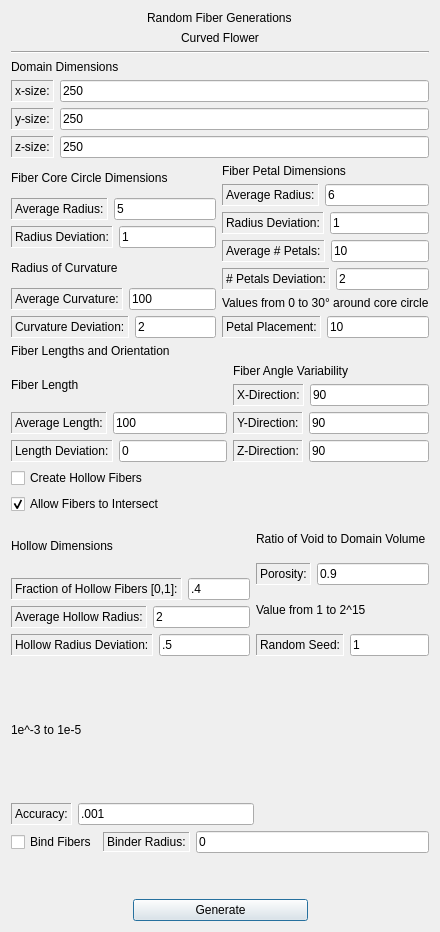
<?xml version="1.0" encoding="UTF-8"?>
<ui version="4.0">
 <class>RandomFibersGenCurvedFlower</class>
 <widget class="QDialog" name="RandomFibersGenCurvedFlower">
  <property name="geometry">
   <rect>
    <x>0</x>
    <y>0</y>
    <width>440</width>
    <height>932</height>
   </rect>
  </property>
  <property name="windowTitle">
   <string>Generate</string>
  </property>
  <layout class="QVBoxLayout" name="verticalLayout_11">
   <item>
    <layout class="QVBoxLayout" name="verticalLayout_16">
     <item>
      <layout class="QVBoxLayout" name="verticalLayout_15">
       <item>
        <layout class="QVBoxLayout" name="verticalLayout_14">
         <item>
          <layout class="QVBoxLayout" name="verticalLayout_13">
           <item>
            <layout class="QVBoxLayout" name="verticalLayout_12">
             <item alignment="Qt::AlignHCenter">
              <widget class="QLabel" name="randFiberGenerationsLabel">
               <property name="styleSheet">
                <string notr="true">font: 75 16pt &quot;Serif&quot;;</string>
               </property>
               <property name="text">
                <string>Random Fiber Generations</string>
               </property>
              </widget>
             </item>
             <item alignment="Qt::AlignHCenter">
              <widget class="QLabel" name="straightCirclesLabel">
               <property name="styleSheet">
                <string notr="true">font: 12pt &quot;Serif&quot;;</string>
               </property>
               <property name="text">
                <string>Curved Flower</string>
               </property>
              </widget>
             </item>
            </layout>
           </item>
           <item>
            <widget class="Line" name="line">
             <property name="orientation">
              <enum>Qt::Horizontal</enum>
             </property>
            </widget>
           </item>
           <item>
            <layout class="QVBoxLayout" name="verticalLayout">
             <item>
              <widget class="QLabel" name="label_3">
               <property name="styleSheet">
                <string notr="true">font: 11pt &quot;Serif&quot;;</string>
               </property>
               <property name="text">
                <string>Domain Dimensions</string>
               </property>
              </widget>
             </item>
             <item>
              <layout class="QHBoxLayout" name="horizontalLayout">
               <item>
                <widget class="QLabel" name="xSizeLabel">
                 <property name="styleSheet">
                  <string notr="true">font: 10pt &quot;Serif&quot;;</string>
                 </property>
                 <property name="frameShape">
                  <enum>QFrame::Panel</enum>
                 </property>
                 <property name="frameShadow">
                  <enum>QFrame::Sunken</enum>
                 </property>
                 <property name="text">
                  <string>x-size:</string>
                 </property>
                </widget>
               </item>
               <item>
                <widget class="QLineEdit" name="xSizeEdit">
                 <property name="maximumSize">
                  <size>
                   <width>100000</width>
                   <height>16777215</height>
                  </size>
                 </property>
                 <property name="styleSheet">
                  <string notr="true">font: 10pt &quot;Serif&quot;;</string>
                 </property>
                 <property name="text">
                  <string>250</string>
                 </property>
                </widget>
               </item>
              </layout>
             </item>
             <item>
              <layout class="QHBoxLayout" name="horizontalLayout_2">
               <item>
                <widget class="QLabel" name="ySizeLabel">
                 <property name="styleSheet">
                  <string notr="true">font: 10pt &quot;Serif&quot;;</string>
                 </property>
                 <property name="frameShape">
                  <enum>QFrame::Panel</enum>
                 </property>
                 <property name="frameShadow">
                  <enum>QFrame::Sunken</enum>
                 </property>
                 <property name="text">
                  <string>y-size:</string>
                 </property>
                </widget>
               </item>
               <item>
                <widget class="QLineEdit" name="ySizeEdit">
                 <property name="styleSheet">
                  <string notr="true">font: 10pt &quot;Serif&quot;;</string>
                 </property>
                 <property name="text">
                  <string>250</string>
                 </property>
                </widget>
               </item>
              </layout>
             </item>
             <item>
              <layout class="QHBoxLayout" name="horizontalLayout_3">
               <item>
                <widget class="QLabel" name="zSizeLabel">
                 <property name="styleSheet">
                  <string notr="true">font: 10pt &quot;Serif&quot;;</string>
                 </property>
                 <property name="frameShape">
                  <enum>QFrame::Panel</enum>
                 </property>
                 <property name="frameShadow">
                  <enum>QFrame::Sunken</enum>
                 </property>
                 <property name="text">
                  <string>z-size:</string>
                 </property>
                </widget>
               </item>
               <item>
                <widget class="QLineEdit" name="zSizeEdit">
                 <property name="styleSheet">
                  <string notr="true">font: 10pt &quot;Serif&quot;;</string>
                 </property>
                 <property name="text">
                  <string>250</string>
                 </property>
                </widget>
               </item>
              </layout>
             </item>
            </layout>
           </item>
          </layout>
         </item>
         <item>
          <layout class="QHBoxLayout" name="horizontalLayout_23">
           <item>
            <layout class="QVBoxLayout" name="verticalLayout_7">
             <item>
              <layout class="QVBoxLayout" name="verticalLayout_2">
               <item>
                <widget class="QLabel" name="coreCircleDimensionsLabel">
                 <property name="styleSheet">
                  <string notr="true">font: 11pt &quot;Serif&quot;;</string>
                 </property>
                 <property name="text">
                  <string>Fiber Core Circle Dimensions</string>
                 </property>
                </widget>
               </item>
               <item>
                <layout class="QHBoxLayout" name="horizontalLayout_5">
                 <item>
                  <widget class="QLabel" name="avgRadiusLabel">
                   <property name="styleSheet">
                    <string notr="true">font: 10pt &quot;Serif&quot;;</string>
                   </property>
                   <property name="frameShape">
                    <enum>QFrame::Panel</enum>
                   </property>
                   <property name="frameShadow">
                    <enum>QFrame::Sunken</enum>
                   </property>
                   <property name="text">
                    <string>Average Radius:</string>
                   </property>
                  </widget>
                 </item>
                 <item>
                  <widget class="QLineEdit" name="avgRadiusEdit">
                   <property name="styleSheet">
                    <string notr="true">font: 10pt &quot;Serif&quot;;</string>
                   </property>
                   <property name="text">
                    <string>5</string>
                   </property>
                  </widget>
                 </item>
                </layout>
               </item>
               <item>
                <layout class="QHBoxLayout" name="horizontalLayout_4">
                 <item>
                  <widget class="QLabel" name="radiusDevLabel">
                   <property name="styleSheet">
                    <string notr="true">font: 10pt &quot;Serif&quot;;</string>
                   </property>
                   <property name="frameShape">
                    <enum>QFrame::Panel</enum>
                   </property>
                   <property name="frameShadow">
                    <enum>QFrame::Sunken</enum>
                   </property>
                   <property name="text">
                    <string>Radius Deviation:</string>
                   </property>
                  </widget>
                 </item>
                 <item>
                  <widget class="QLineEdit" name="radiusDevEdit">
                   <property name="styleSheet">
                    <string notr="true">font: 10pt &quot;Serif&quot;;</string>
                   </property>
                   <property name="text">
                    <string>1</string>
                   </property>
                  </widget>
                 </item>
                </layout>
               </item>
              </layout>
             </item>
             <item>
              <layout class="QVBoxLayout" name="verticalLayout_9">
               <item>
                <widget class="QLabel" name="label_5">
                 <property name="text">
                  <string>Radius of Curvature</string>
                 </property>
                </widget>
               </item>
               <item>
                <layout class="QHBoxLayout" name="horizontalLayout_25">
                 <item>
                  <widget class="QLabel" name="avgRadiusCurvLabel">
                   <property name="frameShape">
                    <enum>QFrame::Panel</enum>
                   </property>
                   <property name="frameShadow">
                    <enum>QFrame::Sunken</enum>
                   </property>
                   <property name="text">
                    <string>Average Curvature:</string>
                   </property>
                  </widget>
                 </item>
                 <item>
                  <widget class="QLineEdit" name="avgRadiusCurvEdit">
                   <property name="text">
                    <string>100</string>
                   </property>
                  </widget>
                 </item>
                </layout>
               </item>
               <item>
                <layout class="QHBoxLayout" name="horizontalLayout_26">
                 <item>
                  <widget class="QLabel" name="curvDeviationLabel">
                   <property name="frameShape">
                    <enum>QFrame::Panel</enum>
                   </property>
                   <property name="frameShadow">
                    <enum>QFrame::Sunken</enum>
                   </property>
                   <property name="text">
                    <string>Curvature Deviation:</string>
                   </property>
                  </widget>
                 </item>
                 <item>
                  <widget class="QLineEdit" name="radiusCurvDeviationEdit">
                   <property name="text">
                    <string>2</string>
                   </property>
                  </widget>
                 </item>
                </layout>
               </item>
              </layout>
             </item>
            </layout>
           </item>
           <item>
            <layout class="QVBoxLayout" name="verticalLayout_6">
             <item>
              <widget class="QLabel" name="fiberPetalDimensionsLabel">
               <property name="styleSheet">
                <string notr="true">font: 11pt &quot;Serif&quot;;</string>
               </property>
               <property name="text">
                <string>Fiber Petal Dimensions</string>
               </property>
              </widget>
             </item>
             <item>
              <layout class="QHBoxLayout" name="horizontalLayout_15">
               <item>
                <widget class="QLabel" name="avgPetalRadiusLabel">
                 <property name="styleSheet">
                  <string notr="true">font: 10pt &quot;Serif&quot;;</string>
                 </property>
                 <property name="frameShape">
                  <enum>QFrame::Panel</enum>
                 </property>
                 <property name="frameShadow">
                  <enum>QFrame::Sunken</enum>
                 </property>
                 <property name="text">
                  <string>Average Radius:</string>
                 </property>
                </widget>
               </item>
               <item>
                <widget class="QLineEdit" name="avgPetalRadiusEdit">
                 <property name="styleSheet">
                  <string notr="true">font: 10pt &quot;Serif&quot;;</string>
                 </property>
                 <property name="text">
                  <string>6</string>
                 </property>
                </widget>
               </item>
              </layout>
             </item>
             <item>
              <layout class="QHBoxLayout" name="horizontalLayout_14">
               <item>
                <widget class="QLabel" name="petalRadiusDevLabel">
                 <property name="styleSheet">
                  <string notr="true">font: 10pt &quot;Serif&quot;;</string>
                 </property>
                 <property name="frameShape">
                  <enum>QFrame::Panel</enum>
                 </property>
                 <property name="frameShadow">
                  <enum>QFrame::Sunken</enum>
                 </property>
                 <property name="text">
                  <string>Radius Deviation:</string>
                 </property>
                </widget>
               </item>
               <item>
                <widget class="QLineEdit" name="petalRadiusDevEdit">
                 <property name="styleSheet">
                  <string notr="true">font: 10pt &quot;Serif&quot;;</string>
                 </property>
                 <property name="text">
                  <string>1</string>
                 </property>
                </widget>
               </item>
              </layout>
             </item>
             <item>
              <layout class="QHBoxLayout" name="horizontalLayout_16">
               <item>
                <widget class="QLabel" name="avgNumPetalsLabel">
                 <property name="styleSheet">
                  <string notr="true">font: 10pt &quot;Serif&quot;;</string>
                 </property>
                 <property name="frameShape">
                  <enum>QFrame::Panel</enum>
                 </property>
                 <property name="frameShadow">
                  <enum>QFrame::Sunken</enum>
                 </property>
                 <property name="text">
                  <string>Average # Petals:</string>
                 </property>
                </widget>
               </item>
               <item>
                <widget class="QLineEdit" name="avgNumPetalsEdit">
                 <property name="styleSheet">
                  <string notr="true">font: 10pt &quot;Serif&quot;;</string>
                 </property>
                 <property name="text">
                  <string>10</string>
                 </property>
                </widget>
               </item>
              </layout>
             </item>
             <item>
              <layout class="QHBoxLayout" name="horizontalLayout_18">
               <item>
                <widget class="QLabel" name="numPetalsDevLabel">
                 <property name="styleSheet">
                  <string notr="true">font: 10pt &quot;Serif&quot;;</string>
                 </property>
                 <property name="frameShape">
                  <enum>QFrame::Panel</enum>
                 </property>
                 <property name="frameShadow">
                  <enum>QFrame::Sunken</enum>
                 </property>
                 <property name="text">
                  <string># Petals Deviation:</string>
                 </property>
                </widget>
               </item>
               <item>
                <widget class="QLineEdit" name="numPetalsDevEdit">
                 <property name="styleSheet">
                  <string notr="true">font: 10pt &quot;Serif&quot;;</string>
                 </property>
                 <property name="text">
                  <string>2</string>
                 </property>
                </widget>
               </item>
              </layout>
             </item>
             <item>
              <layout class="QVBoxLayout" name="verticalLayout_5">
               <item>
                <widget class="QLabel" name="label_4">
                 <property name="styleSheet">
                  <string notr="true">font: 9pt &quot;Serif&quot;;</string>
                 </property>
                 <property name="text">
                  <string>Values from 0 to 30° around core circle</string>
                 </property>
                </widget>
               </item>
               <item>
                <layout class="QHBoxLayout" name="horizontalLayout_13">
                 <item>
                  <widget class="QLabel" name="petalPlacementLabel">
                   <property name="styleSheet">
                    <string notr="true">font: 10pt &quot;Serif&quot;;</string>
                   </property>
                   <property name="frameShape">
                    <enum>QFrame::Panel</enum>
                   </property>
                   <property name="frameShadow">
                    <enum>QFrame::Sunken</enum>
                   </property>
                   <property name="text">
                    <string>Petal Placement:</string>
                   </property>
                  </widget>
                 </item>
                 <item>
                  <widget class="QLineEdit" name="petalPlacementEdit">
                   <property name="styleSheet">
                    <string notr="true">font: 10pt &quot;Serif&quot;;</string>
                   </property>
                   <property name="text">
                    <string>10</string>
                   </property>
                  </widget>
                 </item>
                </layout>
               </item>
              </layout>
             </item>
            </layout>
           </item>
          </layout>
         </item>
        </layout>
       </item>
       <item>
        <layout class="QVBoxLayout" name="verticalLayout_10">
         <item>
          <widget class="QLabel" name="label_2">
           <property name="styleSheet">
            <string notr="true">font: 11pt &quot;Serif&quot;;</string>
           </property>
           <property name="text">
            <string>Fiber Lengths and Orientation</string>
           </property>
          </widget>
         </item>
         <item>
          <layout class="QHBoxLayout" name="horizontalLayout_17">
           <item>
            <layout class="QVBoxLayout" name="verticalLayout_3">
             <item>
              <widget class="QLabel" name="label_10">
               <property name="styleSheet">
                <string notr="true">font: 11pt &quot;Serif&quot;;</string>
               </property>
               <property name="text">
                <string>Fiber Length</string>
               </property>
              </widget>
             </item>
             <item>
              <layout class="QHBoxLayout" name="horizontalLayout_6">
               <item>
                <widget class="QLabel" name="avgLength">
                 <property name="styleSheet">
                  <string notr="true">font: 10pt &quot;Serif&quot;;</string>
                 </property>
                 <property name="frameShape">
                  <enum>QFrame::Panel</enum>
                 </property>
                 <property name="frameShadow">
                  <enum>QFrame::Sunken</enum>
                 </property>
                 <property name="text">
                  <string>Average Length:</string>
                 </property>
                </widget>
               </item>
               <item>
                <widget class="QLineEdit" name="avgLengthEdit">
                 <property name="styleSheet">
                  <string notr="true">font: 10pt &quot;Serif&quot;;</string>
                 </property>
                 <property name="text">
                  <string>100</string>
                 </property>
                </widget>
               </item>
              </layout>
             </item>
             <item>
              <layout class="QHBoxLayout" name="horizontalLayout_7">
               <item>
                <widget class="QLabel" name="lengthDevLabel">
                 <property name="styleSheet">
                  <string notr="true">font: 10pt &quot;Serif&quot;;</string>
                 </property>
                 <property name="frameShape">
                  <enum>QFrame::Panel</enum>
                 </property>
                 <property name="frameShadow">
                  <enum>QFrame::Sunken</enum>
                 </property>
                 <property name="text">
                  <string>Length Deviation:</string>
                 </property>
                </widget>
               </item>
               <item>
                <widget class="QLineEdit" name="lengthDevEdit">
                 <property name="text">
                  <string>0</string>
                 </property>
                </widget>
               </item>
              </layout>
             </item>
            </layout>
           </item>
           <item>
            <layout class="QVBoxLayout" name="verticalLayout_4">
             <item>
              <widget class="QLabel" name="fibAngleVarLabel">
               <property name="styleSheet">
                <string notr="true">font: 11pt &quot;Serif&quot;;</string>
               </property>
               <property name="text">
                <string>Fiber Angle Variability</string>
               </property>
              </widget>
             </item>
             <item>
              <layout class="QHBoxLayout" name="horizontalLayout_8">
               <item>
                <widget class="QLabel" name="xDirLabel">
                 <property name="styleSheet">
                  <string notr="true">font: 10pt &quot;Serif&quot;;</string>
                 </property>
                 <property name="frameShape">
                  <enum>QFrame::Panel</enum>
                 </property>
                 <property name="frameShadow">
                  <enum>QFrame::Sunken</enum>
                 </property>
                 <property name="text">
                  <string>X-Direction:</string>
                 </property>
                </widget>
               </item>
               <item>
                <widget class="QLineEdit" name="xAngleEdit">
                 <property name="styleSheet">
                  <string notr="true">font: 10pt &quot;Serif&quot;;</string>
                 </property>
                 <property name="text">
                  <string>90</string>
                 </property>
                </widget>
               </item>
              </layout>
             </item>
             <item>
              <layout class="QHBoxLayout" name="horizontalLayout_9">
               <item>
                <widget class="QLabel" name="yDirLabel">
                 <property name="styleSheet">
                  <string notr="true">font: 10pt &quot;Serif&quot;;</string>
                 </property>
                 <property name="frameShape">
                  <enum>QFrame::Panel</enum>
                 </property>
                 <property name="frameShadow">
                  <enum>QFrame::Sunken</enum>
                 </property>
                 <property name="text">
                  <string>Y-Direction:</string>
                 </property>
                </widget>
               </item>
               <item>
                <widget class="QLineEdit" name="yAngleEdit">
                 <property name="styleSheet">
                  <string notr="true">font: 10pt &quot;Serif&quot;;</string>
                 </property>
                 <property name="text">
                  <string>90</string>
                 </property>
                </widget>
               </item>
              </layout>
             </item>
             <item>
              <layout class="QHBoxLayout" name="horizontalLayout_10">
               <item>
                <widget class="QLabel" name="zDirLabel">
                 <property name="styleSheet">
                  <string notr="true">font: 10pt &quot;Serif&quot;;</string>
                 </property>
                 <property name="frameShape">
                  <enum>QFrame::Panel</enum>
                 </property>
                 <property name="frameShadow">
                  <enum>QFrame::Sunken</enum>
                 </property>
                 <property name="text">
                  <string>Z-Direction:</string>
                 </property>
                </widget>
               </item>
               <item>
                <widget class="QLineEdit" name="zAngleEdit">
                 <property name="styleSheet">
                  <string notr="true">font: 10pt &quot;Serif&quot;;</string>
                 </property>
                 <property name="text">
                  <string>90</string>
                 </property>
                </widget>
               </item>
              </layout>
             </item>
            </layout>
           </item>
          </layout>
         </item>
        </layout>
       </item>
      </layout>
     </item>
     <item>
      <widget class="QCheckBox" name="hollowCheckBox">
       <property name="text">
        <string>Create Hollow Fibers</string>
       </property>
      </widget>
     </item>
     <item>
      <widget class="QCheckBox" name="Intersect">
       <property name="text">
        <string>Allow Fibers to Intersect</string>
       </property>
       <property name="checked">
        <bool>true</bool>
       </property>
      </widget>
     </item>
    </layout>
   </item>
   <item>
    <layout class="QHBoxLayout" name="horizontalLayout_22">
     <item>
      <layout class="QVBoxLayout" name="HollowLayout">
       <item>
        <widget class="QLabel" name="hollowDimLabel">
         <property name="styleSheet">
          <string notr="true">font: 11pt &quot;Serif&quot;;</string>
         </property>
         <property name="text">
          <string>Hollow Dimensions</string>
         </property>
        </widget>
       </item>
       <item>
        <layout class="QHBoxLayout" name="horizontalLayout_27">
         <item>
          <widget class="QLabel" name="fracFiberLabel">
           <property name="styleSheet">
            <string notr="true">font: 10pt &quot;Serif&quot;;</string>
           </property>
           <property name="frameShape">
            <enum>QFrame::Panel</enum>
           </property>
           <property name="frameShadow">
            <enum>QFrame::Sunken</enum>
           </property>
           <property name="text">
            <string>Fraction of Hollow Fibers [0,1]:</string>
           </property>
          </widget>
         </item>
         <item>
          <widget class="QLineEdit" name="fracHollowFiberEdit">
           <property name="styleSheet">
            <string notr="true">font: 10pt &quot;Serif&quot;;</string>
           </property>
           <property name="text">
            <string>.4</string>
           </property>
          </widget>
         </item>
        </layout>
       </item>
       <item>
        <layout class="QHBoxLayout" name="horizontalLayout_28">
         <item>
          <widget class="QLabel" name="avgHollowRadiusLabel">
           <property name="styleSheet">
            <string notr="true">font: 10pt &quot;Serif&quot;;</string>
           </property>
           <property name="frameShape">
            <enum>QFrame::Panel</enum>
           </property>
           <property name="frameShadow">
            <enum>QFrame::Sunken</enum>
           </property>
           <property name="text">
            <string>Average Hollow Radius:</string>
           </property>
          </widget>
         </item>
         <item>
          <widget class="QLineEdit" name="avgHollowRadiusEdit">
           <property name="styleSheet">
            <string notr="true">font: 10pt &quot;Serif&quot;;</string>
           </property>
           <property name="text">
            <string>2</string>
           </property>
          </widget>
         </item>
        </layout>
       </item>
       <item>
        <layout class="QHBoxLayout" name="horizontalLayout_29">
         <item>
          <widget class="QLabel" name="hollowRadiusDevLabel">
           <property name="styleSheet">
            <string notr="true">font: 10pt &quot;Serif&quot;;</string>
           </property>
           <property name="frameShape">
            <enum>QFrame::Panel</enum>
           </property>
           <property name="frameShadow">
            <enum>QFrame::Sunken</enum>
           </property>
           <property name="text">
            <string>Hollow Radius Deviation:</string>
           </property>
          </widget>
         </item>
         <item>
          <widget class="QLineEdit" name="hollowRadiusDevEdit">
           <property name="styleSheet">
            <string notr="true">font: 10pt &quot;Serif&quot;;</string>
           </property>
           <property name="text">
            <string>.5</string>
           </property>
          </widget>
         </item>
        </layout>
       </item>
      </layout>
     </item>
     <item>
      <layout class="QVBoxLayout" name="verticalLayout_8">
       <item>
        <widget class="QLabel" name="ratioVoidVolume">
         <property name="styleSheet">
          <string notr="true">font: 11pt &quot;Serif&quot;;</string>
         </property>
         <property name="text">
          <string>Ratio of Void to Domain Volume </string>
         </property>
        </widget>
       </item>
       <item>
        <layout class="QHBoxLayout" name="horizontalLayout_11">
         <item>
          <widget class="QLabel" name="porosityLabel">
           <property name="whatsThis">
            <string>&lt;html&gt;&lt;head/&gt;&lt;body&gt;&lt;p&gt;Ratio of Void to Domain Volume &lt;/p&gt;&lt;/body&gt;&lt;/html&gt;</string>
           </property>
           <property name="styleSheet">
            <string notr="true">font: 10pt &quot;Serif&quot;;</string>
           </property>
           <property name="frameShape">
            <enum>QFrame::Panel</enum>
           </property>
           <property name="frameShadow">
            <enum>QFrame::Sunken</enum>
           </property>
           <property name="text">
            <string>Porosity:</string>
           </property>
          </widget>
         </item>
         <item>
          <widget class="QLineEdit" name="porosityEdit">
           <property name="styleSheet">
            <string notr="true">font: 10pt &quot;Serif&quot;;</string>
           </property>
           <property name="text">
            <string>0.9</string>
           </property>
          </widget>
         </item>
        </layout>
       </item>
       <item>
        <widget class="QLabel" name="randSeedValuesLabel">
         <property name="styleSheet">
          <string notr="true">font: 11pt &quot;Serif&quot;;</string>
         </property>
         <property name="text">
          <string>Value from 1 to 2^15</string>
         </property>
        </widget>
       </item>
       <item>
        <layout class="QHBoxLayout" name="horizontalLayout_12">
         <item>
          <widget class="QLabel" name="randSeedLabel">
           <property name="whatsThis">
            <string>&lt;html&gt;&lt;head/&gt;&lt;body&gt;&lt;p&gt;Choose a value between [1, 2^15]. This will be the starting position of the random generator.&lt;/p&gt;&lt;/body&gt;&lt;/html&gt;</string>
           </property>
           <property name="styleSheet">
            <string notr="true">font: 10pt &quot;Serif&quot;;</string>
           </property>
           <property name="frameShape">
            <enum>QFrame::Panel</enum>
           </property>
           <property name="frameShadow">
            <enum>QFrame::Sunken</enum>
           </property>
           <property name="text">
            <string>Random Seed:</string>
           </property>
          </widget>
         </item>
         <item>
          <widget class="QLineEdit" name="randSeedEdit">
           <property name="whatsThis">
            <string>&lt;html&gt;&lt;head/&gt;&lt;body&gt;&lt;p&gt;Choose a value between [1, 2^15]. This will be the starting position of the random generator.&lt;/p&gt;&lt;/body&gt;&lt;/html&gt;</string>
           </property>
           <property name="styleSheet">
            <string notr="true">font: 10pt &quot;Serif&quot;;</string>
           </property>
           <property name="text">
            <string>1</string>
           </property>
          </widget>
         </item>
        </layout>
       </item>
      </layout>
     </item>
    </layout>
   </item>
   <item>
    <widget class="QLabel" name="label_8">
     <property name="text">
      <string>1e^-3 to 1e-5</string>
     </property>
    </widget>
   </item>
   <item>
    <layout class="QHBoxLayout" name="horizontalLayout_24">
     <item>
      <widget class="QLabel" name="accuracyLabel">
       <property name="frameShape">
        <enum>QFrame::Panel</enum>
       </property>
       <property name="frameShadow">
        <enum>QFrame::Sunken</enum>
       </property>
       <property name="text">
        <string>Accuracy:</string>
       </property>
      </widget>
     </item>
     <item>
      <widget class="QLineEdit" name="accuracyEdit">
       <property name="text">
        <string>.001</string>
       </property>
      </widget>
     </item>
     <item>
      <spacer name="horizontalSpacer">
       <property name="orientation">
        <enum>Qt::Horizontal</enum>
       </property>
       <property name="sizeHint" stdset="0">
        <size>
         <width>40</width>
         <height>20</height>
        </size>
       </property>
      </spacer>
     </item>
    </layout>
   </item>
   <item>
    <layout class="QHBoxLayout" name="horizontalLayout_19">
     <item>
      <widget class="QCheckBox" name="bindCheck">
       <property name="maximumSize">
        <size>
         <width>16777215</width>
         <height>20</height>
        </size>
       </property>
       <property name="text">
        <string>Bind Fibers</string>
       </property>
       <property name="checked">
        <bool>false</bool>
       </property>
      </widget>
     </item>
     <item>
      <widget class="QLabel" name="avgRadiusLabel_2">
       <property name="maximumSize">
        <size>
         <width>16777215</width>
         <height>20</height>
        </size>
       </property>
       <property name="styleSheet">
        <string notr="true">font: 10pt &quot;Serif&quot;;</string>
       </property>
       <property name="frameShape">
        <enum>QFrame::Panel</enum>
       </property>
       <property name="frameShadow">
        <enum>QFrame::Sunken</enum>
       </property>
       <property name="text">
        <string>Binder Radius:</string>
       </property>
      </widget>
     </item>
     <item>
      <widget class="QLineEdit" name="bindRadiusEdit">
       <property name="styleSheet">
        <string notr="true">font: 10pt &quot;Serif&quot;;</string>
       </property>
       <property name="text">
        <string>0</string>
       </property>
      </widget>
     </item>
    </layout>
   </item>
   <item>
    <spacer name="verticalSpacer">
     <property name="orientation">
      <enum>Qt::Vertical</enum>
     </property>
     <property name="sizeType">
      <enum>QSizePolicy::Fixed</enum>
     </property>
     <property name="sizeHint" stdset="0">
      <size>
       <width>20</width>
       <height>40</height>
      </size>
     </property>
    </spacer>
   </item>
   <item>
    <layout class="QHBoxLayout" name="horizontalLayout_20">
     <item>
      <spacer name="horizontalSpacer_3">
       <property name="orientation">
        <enum>Qt::Horizontal</enum>
       </property>
       <property name="sizeType">
        <enum>QSizePolicy::MinimumExpanding</enum>
       </property>
       <property name="sizeHint" stdset="0">
        <size>
         <width>40</width>
         <height>20</height>
        </size>
       </property>
      </spacer>
     </item>
     <item>
      <widget class="QPushButton" name="Generate">
       <property name="minimumSize">
        <size>
         <width>175</width>
         <height>0</height>
        </size>
       </property>
       <property name="styleSheet">
        <string notr="true">font: 11pt &quot;Serif&quot;;</string>
       </property>
       <property name="text">
        <string>Generate</string>
       </property>
      </widget>
     </item>
     <item>
      <spacer name="horizontalSpacer_2">
       <property name="orientation">
        <enum>Qt::Horizontal</enum>
       </property>
       <property name="sizeType">
        <enum>QSizePolicy::MinimumExpanding</enum>
       </property>
       <property name="sizeHint" stdset="0">
        <size>
         <width>40</width>
         <height>20</height>
        </size>
       </property>
      </spacer>
     </item>
    </layout>
   </item>
  </layout>
 </widget>
 <tabstops>
  <tabstop>xSizeEdit</tabstop>
  <tabstop>ySizeEdit</tabstop>
  <tabstop>zSizeEdit</tabstop>
  <tabstop>avgRadiusEdit</tabstop>
  <tabstop>radiusDevEdit</tabstop>
  <tabstop>avgRadiusCurvEdit</tabstop>
  <tabstop>radiusCurvDeviationEdit</tabstop>
  <tabstop>avgPetalRadiusEdit</tabstop>
  <tabstop>petalRadiusDevEdit</tabstop>
  <tabstop>avgNumPetalsEdit</tabstop>
  <tabstop>numPetalsDevEdit</tabstop>
  <tabstop>petalPlacementEdit</tabstop>
  <tabstop>avgLengthEdit</tabstop>
  <tabstop>lengthDevEdit</tabstop>
  <tabstop>xAngleEdit</tabstop>
  <tabstop>yAngleEdit</tabstop>
  <tabstop>zAngleEdit</tabstop>
  <tabstop>hollowCheckBox</tabstop>
  <tabstop>Intersect</tabstop>
  <tabstop>fracHollowFiberEdit</tabstop>
  <tabstop>avgHollowRadiusEdit</tabstop>
  <tabstop>hollowRadiusDevEdit</tabstop>
  <tabstop>porosityEdit</tabstop>
  <tabstop>randSeedEdit</tabstop>
  <tabstop>accuracyEdit</tabstop>
  <tabstop>Generate</tabstop>
  <tabstop>bindCheck</tabstop>
  <tabstop>bindRadiusEdit</tabstop>
 </tabstops>
 <resources/>
 <connections/>
</ui>
